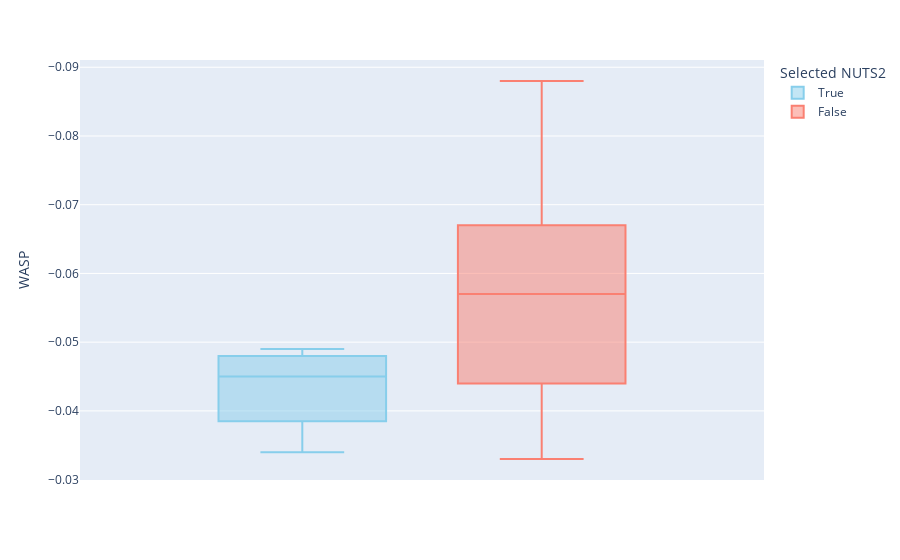

Write notebook code for a chart like this one.
### Code cell
print('\n')
print('Boxplot comparing WASP index in the focal area (NUTS2)')


fig3 = px.box(WASP_table, y='WASP', color='focal_area',\
                     color_discrete_map={True:'skyblue', False: 'salmon'}
)

fig3.update_layout(
legend = dict(title = "Selected NUTS2"),
height = 700)

fig3['layout']['yaxis']['autorange'] = "reversed"

fig3.show()

print('\n')

### Figure 1 — Plotly figure (JSON) as saved in the notebook; plotly's stock layout.template omitted (floating-point values rounded to 4 significant figures)
{"data": [{"alignmentgroup": "True", "hovertemplate": "focal_area=True<br>WASP=%{y}<extra></extra>", "legendgroup": "True", "marker": {"color": "skyblue"}, "name": "True", "notched": false, "offsetgroup": "True", "orientation": "v", "showlegend": true, "type": "box", "x0": " ", "xaxis": "x", "y": [-0.043, -0.047, -0.034, -0.049], "y0": " ", "yaxis": "y"}, {"alignmentgroup": "True", "hovertemplate": "focal_area=False<br>WASP=%{y}<extra></extra>", "legendgroup": "False", "marker": {"color": "salmon"}, "name": "False", "notched": false, "offsetgroup": "False", "orientation": "v", "showlegend": true, "type": "box", "x0": " ", "xaxis": "x", "y": [-0.044, -0.049, -0.034, -0.034, -0.033, -0.034, -0.037, -0.041, -0.039, -0.062, -0.049, -0.06, -0.037, -0.043, -0.041, -0.068, -0.046, -0.044, -0.052, -0.049, -0.061, -0.061, -0.053, -0.049, -0.061, -0.073, -0.074, -0.057, -0.057, -0.043, -0.064, -0.074, -0.064, -0.064, -0.081, -0.065, -0.057, -0.068, -0.088, -0.076, -0.064, -0.081, -0.056, -0.077, -0.083, -0.067], "y0": " ", "yaxis": "y"}], "layout": {"autosize": true, "boxmode": "group", "legend": {"title": {"text": "Selected NUTS2"}, "tracegroupgap": 0}, "margin": {"t": 60}, "xaxis": {"anchor": "y", "autorange": true, "domain": [0, 1], "range": [-0.5, 0.5], "type": "category"}, "yaxis": {"anchor": "x", "autorange": true, "domain": [0, 1], "range": [-0.02994, -0.09106], "title": {"text": "WASP"}, "type": "linear"}}}
